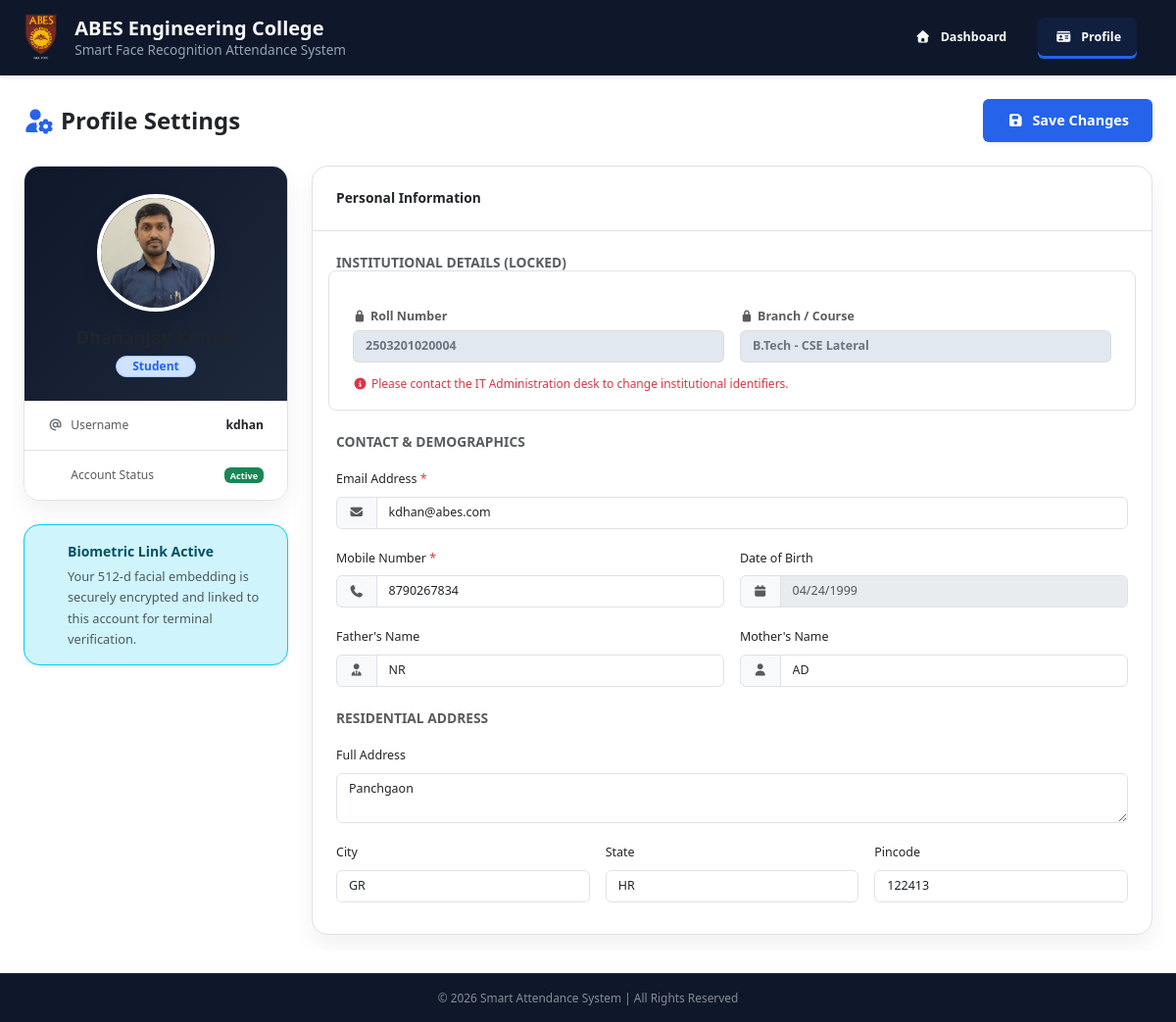
Screenshot of /profile (signed in) with the database file from the repository.
### models.py (models this page shows, shortened)
class User(UserMixin, db.Model):
    __tablename__ = 'users'
    id = db.Column(db.Integer, primary_key=True)
    username = db.Column(db.String(50), unique=True, nullable=False)
    email = db.Column(db.String(120), unique=True, nullable=False)
    password_hash = db.Column(db.String(255), nullable=False)
    role = db.Column(db.String(20), nullable=False)
    is_active = db.Column(db.Boolean, default=True)
    created_at = db.Column(db.DateTime, default=datetime.utcnow)
    password_updated_at = db.Column(db.DateTime, default=datetime.utcnow)
    student_profile = db.relationship(
        'Student', backref='user_account', uselist=False, cascade="all, delete-orphan")
    faculty_profile = db.relationship(
        'FacultyStaff', backref='user_account', uselist=False, cascade="all, delete-orphan")
    attendance_records = db.relationship(
        'AttendanceRecord', foreign_keys='AttendanceRecord.user_id', backref='student_user', lazy=True)
    operator_logs = db.relationship(
        'AttendanceRecord', foreign_keys='AttendanceRecord.marked_by_operator_id', backref='operator_user', lazy=True)

class Student(db.Model):
    __tablename__ = 'students'
    student_id = db.Column(db.Integer, db.ForeignKey('users.id'), primary_key=True)
    roll_no = db.Column(db.String(50), unique=True, nullable=False)
    admission_no = db.Column(db.String(50), unique=True, nullable=False)
    full_name = db.Column(db.String(100), nullable=False)
    gender = db.Column(db.String(15), nullable=False)
    dob = db.Column(db.Date, nullable=False)
    course_id = db.Column(db.Integer, db.ForeignKey('courses.id'), nullable=False)
    session = db.Column(db.String(20), nullable=False)
    mobile_no = db.Column(db.String(15), nullable=False)
    father_name = db.Column(db.String(100), nullable=False)
    mother_name = db.Column(db.String(100), nullable=False)
    city = db.Column(db.String(50), nullable=False)
    state = db.Column(db.String(50), nullable=False)
    pin_code = db.Column(db.String(10), nullable=False)
    address = db.Column(db.Text, nullable=False)
    last_qualification = db.Column(db.String(100), nullable=False)
    photo_path = db.Column(db.String(255), nullable=True)
    encoding_path = db.Column(db.String(255), nullable=True)

class Course(db.Model):
    __tablename__ = 'courses'
    id = db.Column(db.Integer, primary_key=True)
    name = db.Column(db.String(100), nullable=False)  # e.g., "B.Tech - CSE"
    course_type = db.Column(db.String(50), nullable=False)  # e.g., "Regular", "Lateral Entry"
    department_id = db.Column(db.Integer, db.ForeignKey('departments.id'), nullable=False)
    students = db.relationship('Student', backref='course_info', lazy=True)

### routes/main.py (the view, shortened to what this page needs)
@main_bp.route('/profile', methods=['GET', 'POST'])
@login_required
def profile():
    if current_user.role == 'student':
        user_profile = current_user.student_profile
    else:
        user_profile = current_user.faculty_profile
    return render_template('profile.html', user=current_user)

### templates/profile.html (shortened to what this page needs)
{% extends "base.html" %}
{% block body_class %}profile-page-shell{% endblock %}
{% block header_actions %}
<a href="{{ url_for('main.attendance') }}" class="btn fw-semibold btn-header border-0 justify-content-start px-3">
    <i class="fa-solid fa-house me-2" style="width: 20px; text-align: center"></i>Dashboard
</a>
<a href="#" class="btn fw-semibold btn-header border-0 justify-content-start px-3 active">
    <i class="fa-solid fa-id-card me-2" style="width: 20px; text-align: center"></i>Profile
</a>
{% endblock %}
{% block content %}
<div class="container-fluid py-4 px-md-4 d-flex flex-column flex-grow-1 overflow-hidden">
    <div class="d-flex justify-content-between align-items-center mb-4 flex-shrink-0">
        <h2 class="h4 profile-page-title fw-bold mb-0">
            <i class="fa-solid fa-user-gear text-primary me-2"></i>Profile Settings
        </h2>
        <button type="submit" form="profileForm" class="btn btn-primary profile-save-btn fw-semibold shadow-sm">
            <i class="fa-solid fa-floppy-disk me-2"></i>Save Changes
        </button>
    </div>
    {% set profile = current_user.student_profile if current_user.role == 'student' else current_user.faculty_profile %}
    {% set raw_path = profile.photo_path if profile else None %}
    {% set user_photo = raw_path.replace('\\', '/').split('/')[-1] if raw_path else None %}
    <div class="row g-4 flex-grow-1 overflow-hidden">
        <div class="col-lg-4 col-xl-3 h-100 overflow-y-auto pb-3">
            <div class="card profile-side-panel shadow-sm rounded-4 overflow-hidden mb-4">
                <div class="pt-5 pb-4 px-3 text-center position-relative"
                    style="background: linear-gradient(135deg, #0f172a 0%, #1e293b 100%)">
                    <img src="{{ url_for('static', filename='uploads/faces/' + user_photo) if user_photo else 'https://ui-avatars.com/api/?name=' + current_user.username|urlencode + '&background=2563eb&color=fff' }}"
                        alt="Profile Photo" class="rounded-circle object-fit-cover border border-4 border-white shadow "
                        style="width: 120px; height: 120px; margin-top: -20px;"
                        onerror="this.onerror=null; this.src='https://ui-avatars.com/api/?name={{ current_user.username|urlencode }}&background=2563eb&color=fff';">
                    <h5 class="fw-bold mt-3 mb-1">{{ profile.full_name | default(current_user.username) |
                        title }}</h5>
                    <span
                        class="badge bg-primary-subtle text-primary border border-primary-subtle px-3 py-1 rounded-pill">{{
                        current_user.role | title }}</span>
                </div>
                <div class="card-body p-0">
                    <ul class="list-group list-group-flush small">
                        <li class="list-group-item px-4 py-3 d-flex justify-content-between align-items-center">
                            <span class="text-muted fw-medium"><i
                                    class="fa-solid fa-at me-2 text-secondary"></i>Username</span>
                            <span class="fw-bold ">{{ current_user.username }}</span>
                        </li>
                        <li class="list-group-item px-4 py-3 d-flex justify-content-between align-items-center">
                            <span class="text-muted fw-medium">Account Status</span>
                            <span class="badge bg-success">Active</span>
                        </li>
                    </ul>
                </div>
            </div>
            <div class="alert alert-info border-info shadow-sm rounded-4 d-flex gap-3 align-items-start p-3 small mb-0">
                <div>
                    <strong class="d-block mb-1 ">Biometric Link Active</strong>
                    <span class="text-muted" style="font-size: 0.8rem;">Your 512-d facial embedding is securely
                        encrypted and linked to this account for terminal verification.</span>
                </div>
            </div>
        </div>
        <div class="col-lg-8 col-xl-9 h-100 pb-3">
            <form id="profileForm" action="{{ url_for('main.profile') }}" method="POST"
                class="card profile-main-panel shadow-sm rounded-4 h-100 d-flex flex-column">
                <div class="card-header border-bottom p-4 flex-shrink-0 rounded-top-4">
                    <h5 class="mb-0 fw-bold">Personal Information</h5>
                </div>
                <div class="card-body p-4 overflow-y-auto flex-grow-1 rounded-bottom-4">
                    <h6 class="text-muted fw-bold mb-3 small text-uppercase spacing-1">Institutional Details (Locked)
                    </h6>
                    <div class="row g-3 mb-4  p-3 rounded-3 border">
                        <div class="col-md-6">
                            <label class="form-label text-muted small fw-bold mb-1">
                                <i class="fa-solid fa-lock me-1" style="font-size: 0.7rem;"></i>{% if current_user.role
                                == 'student' %}Roll Number{% else %}Employee ID{% endif %}
                            </label>
                            <input type="text"
                                class="form-control text-secondary fw-bold border-secondary border-opacity-25"
                                style="background-color: #e2e8f0; cursor: not-allowed;"
                                value="{{ profile.roll_no if current_user.role == 'student' else profile.employee_id }}"
                                disabled readonly>
                        </div>
                        <div class="col-md-6">
                            <label class="form-label text-muted small fw-bold mb-1">
                                <i class="fa-solid fa-lock me-1" style="font-size: 0.7rem;"></i>{% if current_user.role
                                == 'student' %}Branch / Course{% else %}Department{% endif %}
                            </label>
                            <input type="text"
                                class="form-control text-secondary fw-bold border-secondary border-opacity-25"
                                style="background-color: #e2e8f0; cursor: not-allowed;"
                                value="{{ profile.course_info.name if current_user.role == 'student' and profile.course_info else (profile.department_info.name if profile.department_info else '') }}"
                                disabled readonly>
                        </div>
                        <div class="col-12 mt-2">
                            <span class="text-danger" style="font-size: 0.75rem;"><i
                                    class="fa-solid fa-circle-info me-1"></i>Please contact the IT Administration desk
                                to change institutional identifiers.</span>
                        </div>
                    </div>
                    <h6 class="text-muted fw-bold mb-3 small text-uppercase spacing-1">Contact & Demographics</h6>
                    <div class="row g-3 mb-4">
                        <div class="col-md-12">
                            <label for="email" class="form-label small fw-medium ">Email Address <span
                                    class="text-danger">*</span></label>
                            <div class="input-group">
                                <span class="input-group-text  text-muted"><i class="fa-solid fa-envelope"></i></span>
                                <input type="email" class="form-control" id="email" name="email"
                                    value="{{ current_user.email }}" required>
                            </div>
                        </div>
                        <div class="col-md-6">
                            <label for="mobile_no" class="form-label small fw-medium ">Mobile Number <span
                                    class="text-danger">*</span></label>
                            <div class="input-group">
                                <span class="input-group-text  text-muted"><i class="fa-solid fa-phone"></i></span>
                                <input type="tel" class="form-control" id="mobile_no" name="mobile_no"
                                    value="{{ profile.mobile_no }}" required>
                            </div>
                        </div>
                        <div class="col-md-6">
                            <label for="dob" class="form-label small fw-medium ">Date of Birth</label>
                            <div class="input-group">
                                <span class="input-group-text  text-muted"><i class="fa-solid fa-calendar"></i></span>
                                <input type="date" class="form-control  text-muted" id="dob" value="{{ profile.dob }}"
                                    disabled>
                            </div>
                        </div>
                        <div class="col-md-6">
                            <label for="father_name" class="form-label small fw-medium ">Father's Name</label>
                            <div class="input-group">
                                <span class="input-group-text  text-muted"><i class="fa-solid fa-user-tie"></i></span>
                                <input type="text" class="form-control" id="father_name" name="father_name"
                                    value="{{ profile.father_name }}">
                            </div>
                        </div>
                        <div class="col-md-6">
                            <label for="mother_name" class="form-label small fw-medium ">Mother's Name</label>
                            <div class="input-group">
                                <span class="input-group-text  text-muted"><i class="fa-solid fa-user-large"></i></span>
                                <input type="text" class="form-control" id="mother_name" name="mother_name"
                                    value="{{ profile.mother_name }}">
                            </div>
                        </div>
                    </div>
                    <h6 class="text-muted fw-bold mb-3 small text-uppercase spacing-1">Residential Address</h6>
                    <div class="row g-3 mb-2">
                        <div class="col-12">
                            <label for="address" class="form-label small fw-medium ">Full Address</label>
                            <textarea class="form-control" id="address" name="address"
                                rows="2">{{ profile.address }}</textarea>
                        </div>
                        <div class="col-md-4">
                            <label for="city" class="form-label small fw-medium ">City</label>
                            <input type="text" class="form-control" id="city" name="city" value="{{ profile.city }}">
                        </div>
                        <div class="col-md-4">
                            <label for="state" class="form-label small fw-medium ">State</label>
                            <input type="text" class="form-control" id="state" name="state" value="{{ profile.state }}">
                        </div>
                        <div class="col-md-4">
                            <label for="pin_code" class="form-label small fw-medium ">Pincode</label>
                            <input type="text" class="form-control" id="pin_code" name="pin_code"
                                value="{{ profile.pin_code }}">
                        </div>
                    </div>
                </div>
            </form>
        </div>
    </div>
</div>
{% endblock %}

### rows the page displays
User: username|urlencode (picture), role "Student", username "kdhan", role.roll_no "2503201020004", course_info "B.Tech - CSE Lateral", email "kdhan@abes.com"
Student: mobile_no "8790267834", dob "04/24/1999", father_name "NR", mother_name "AD", address "Panchgaon", city "GR", state "HR", pin_code "122413"
